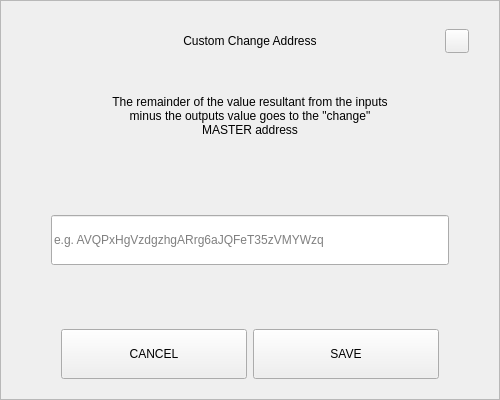
<?xml version="1.0" encoding="UTF-8"?>
<ui version="4.0">
 <class>SendChangeAddressDialog</class>
 <widget class="QDialog" name="SendChangeAddressDialog">
  <property name="geometry">
   <rect>
    <x>0</x>
    <y>0</y>
    <width>500</width>
    <height>400</height>
   </rect>
  </property>
  <property name="windowTitle">
   <string>Dialog</string>
  </property>
  <layout class="QVBoxLayout" name="verticalLayout">
   <property name="spacing">
    <number>0</number>
   </property>
   <property name="leftMargin">
    <number>0</number>
   </property>
   <property name="topMargin">
    <number>0</number>
   </property>
   <property name="rightMargin">
    <number>0</number>
   </property>
   <property name="bottomMargin">
    <number>0</number>
   </property>
   <item>
    <widget class="QFrame" name="frame">
     <property name="styleSheet">
      <string notr="true"/>
     </property>
     <property name="frameShape">
      <enum>QFrame::StyledPanel</enum>
     </property>
     <property name="frameShadow">
      <enum>QFrame::Raised</enum>
     </property>
     <layout class="QVBoxLayout" name="verticalLayout_2" stretch="0,0,0,0,0,0,0">
      <property name="spacing">
       <number>0</number>
      </property>
      <property name="leftMargin">
       <number>30</number>
      </property>
      <property name="topMargin">
       <number>20</number>
      </property>
      <property name="rightMargin">
       <number>30</number>
      </property>
      <property name="bottomMargin">
       <number>20</number>
      </property>
      <item>
       <layout class="QHBoxLayout" name="horizontalLayout_3">
        <property name="spacing">
         <number>0</number>
        </property>
        <item>
         <spacer name="horizontalSpacer_2">
          <property name="orientation">
           <enum>Qt::Horizontal</enum>
          </property>
          <property name="sizeHint" stdset="0">
           <size>
            <width>40</width>
            <height>20</height>
           </size>
          </property>
         </spacer>
        </item>
        <item>
         <widget class="QLabel" name="labelTitle">
          <property name="minimumSize">
           <size>
            <width>0</width>
            <height>40</height>
           </size>
          </property>
          <property name="maximumSize">
           <size>
            <width>16777215</width>
            <height>40</height>
           </size>
          </property>
          <property name="styleSheet">
           <string notr="true">padding-left:24px;</string>
          </property>
          <property name="text">
           <string>Custom Change Address</string>
          </property>
          <property name="alignment">
           <set>Qt::AlignCenter</set>
          </property>
          <property name="margin">
           <number>7</number>
          </property>
         </widget>
        </item>
        <item>
         <spacer name="horizontalSpacer">
          <property name="orientation">
           <enum>Qt::Horizontal</enum>
          </property>
          <property name="sizeHint" stdset="0">
           <size>
            <width>40</width>
            <height>20</height>
           </size>
          </property>
         </spacer>
        </item>
        <item>
         <widget class="QPushButton" name="btnEsc">
          <property name="minimumSize">
           <size>
            <width>24</width>
            <height>24</height>
           </size>
          </property>
          <property name="maximumSize">
           <size>
            <width>24</width>
            <height>24</height>
           </size>
          </property>
          <property name="focusPolicy">
           <enum>Qt::NoFocus</enum>
          </property>
          <property name="text">
           <string/>
          </property>
         </widget>
        </item>
       </layout>
      </item>
      <item>
       <spacer name="verticalSpacer_2">
        <property name="orientation">
         <enum>Qt::Vertical</enum>
        </property>
        <property name="sizeType">
         <enum>QSizePolicy::Fixed</enum>
        </property>
        <property name="sizeHint" stdset="0">
         <size>
          <width>20</width>
          <height>20</height>
         </size>
        </property>
       </spacer>
      </item>
      <item alignment="Qt::AlignHCenter">
       <widget class="QLabel" name="labelMessage">
        <property name="minimumSize">
         <size>
          <width>0</width>
          <height>70</height>
         </size>
        </property>
        <property name="text">
         <string>The remainder of the value resultant from the inputs minus the outputs value goes to the &quot;change&quot; MASTER address</string>
        </property>
        <property name="alignment">
         <set>Qt::AlignCenter</set>
        </property>
        <property name="wordWrap">
         <bool>true</bool>
        </property>
       </widget>
      </item>
      <item>
       <spacer name="verticalSpacer_3">
        <property name="orientation">
         <enum>Qt::Vertical</enum>
        </property>
        <property name="sizeHint" stdset="0">
         <size>
          <width>20</width>
          <height>40</height>
         </size>
        </property>
       </spacer>
      </item>
      <item>
       <layout class="QHBoxLayout" name="horizontalLayout_2">
        <property name="spacing">
         <number>0</number>
        </property>
        <property name="leftMargin">
         <number>20</number>
        </property>
        <property name="rightMargin">
         <number>20</number>
        </property>
        <item>
         <widget class="QLineEdit" name="lineEditAddress">
          <property name="minimumSize">
           <size>
            <width>0</width>
            <height>50</height>
           </size>
          </property>
          <property name="placeholderText">
           <string notr="true">e.g. AVQPxHgVzdgzhgARrg6aJQFeT35zVMYWzq</string>
          </property>
         </widget>
        </item>
       </layout>
      </item>
      <item>
       <spacer name="verticalSpacer">
        <property name="orientation">
         <enum>Qt::Vertical</enum>
        </property>
        <property name="sizeHint" stdset="0">
         <size>
          <width>20</width>
          <height>40</height>
         </size>
        </property>
       </spacer>
      </item>
      <item>
       <layout class="QHBoxLayout" name="horizontalLayout" stretch="2,2">
        <property name="spacing">
         <number>6</number>
        </property>
        <property name="leftMargin">
         <number>30</number>
        </property>
        <property name="rightMargin">
         <number>30</number>
        </property>
        <item>
         <widget class="QPushButton" name="btnCancel">
          <property name="minimumSize">
           <size>
            <width>180</width>
            <height>50</height>
           </size>
          </property>
          <property name="focusPolicy">
           <enum>Qt::NoFocus</enum>
          </property>
          <property name="text">
           <string>CANCEL</string>
          </property>
         </widget>
        </item>
        <item>
         <widget class="QPushButton" name="btnSave">
          <property name="minimumSize">
           <size>
            <width>180</width>
            <height>50</height>
           </size>
          </property>
          <property name="focusPolicy">
           <enum>Qt::NoFocus</enum>
          </property>
          <property name="text">
           <string>SAVE</string>
          </property>
         </widget>
        </item>
       </layout>
      </item>
     </layout>
    </widget>
   </item>
  </layout>
 </widget>
 <resources/>
 <connections/>
</ui>
